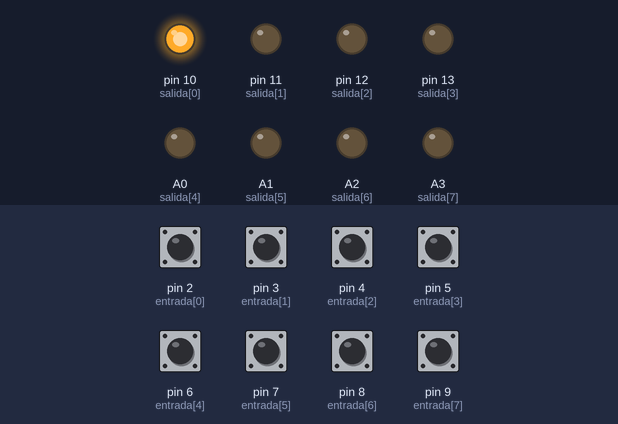
Simulated run of this sketch. Board: Arduino Uno, built with avr-gcc and run on an emulated ATmega328P. Parts: output pins drawn as LEDs (lit = HIGH). The test bench sets the inputs (shaded band); at power-on: pin 2 (entrada[0]), pin 3 (entrada[1]), pin 4 (entrada[2]), pin 5 (entrada[3]), pin 6 (entrada[4]), pin 7 (entrada[5]), pin 8 (entrada[6]), pin 9 (entrada[7]) HIGH. What the sketch prints to the serial monitor is not drawn.

Above: at 0.1 s.
At 4.1 s:
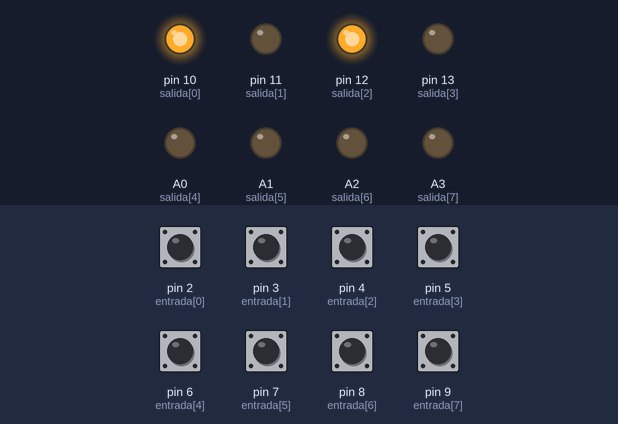
At 9.1 s:
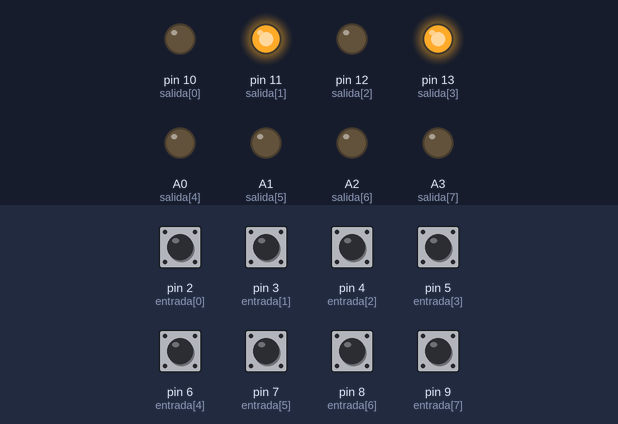
At 19.1 s:
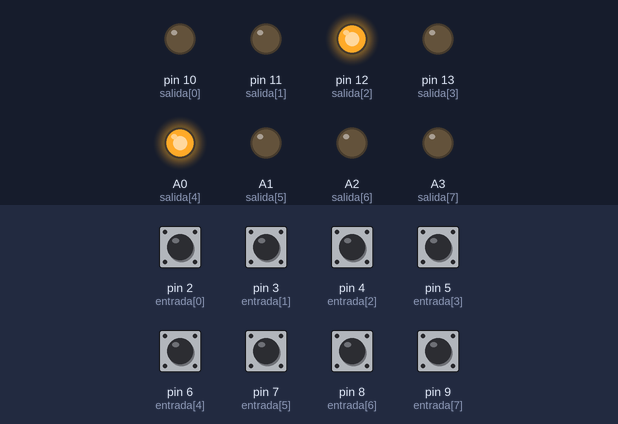
At 28.1 s:
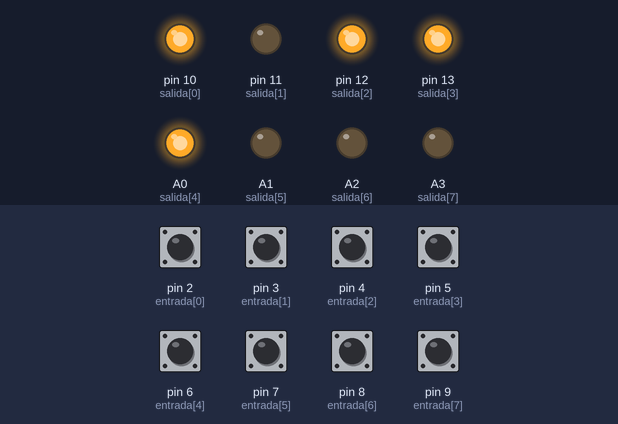
At 38.1 s:
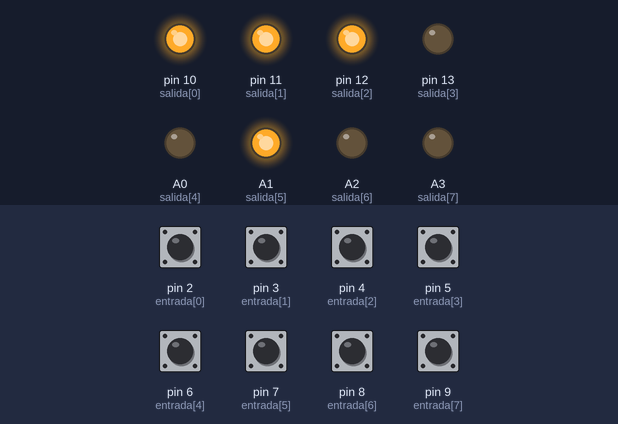
Timing chart, 0 to 40.0 s (numbered marks = the images above):
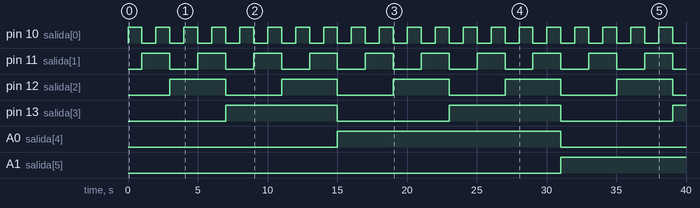

The sketch:

practica0.ino
```cpp
/***********
* Redes y Comunicaciones Especificas
* Practica 0
*   1- Cargar en una variable tipo byte, el valor capturado por las entradas digitales 0 al 7,
*      siendo el puerto de entrada digital 0 el menos significativo y el puerto de entrada 7 el más significativo.
*   2- Pausar entre una carga y otra de la variable tipo byte q se captura.
* Realizado por Jaime Lorenzo Sanchez
********************************************************/

// Pin de entrada -> Leemos la informacion
int entrada[8] = {2,3,4,5,6,7,8,9};
// Pin de salida -> Sacamos la informacion
int salida[8] = {10,11,12,13,A0,A1,A2,A3};
byte valores;
byte contador = 0;

void setup() {
  // Inicializamos el terminal
  Serial.begin(9600);
  // Necesario para el uso de Serial
  while(!Serial){; }
  // Inicializamos los pin de entrada y salida
  for(int i=0; i < 8; i++){
    pinMode(entrada[i], INPUT_PULLUP);
    pinMode(salida[i],OUTPUT);
  }
}

void loop () {
  // Aumentamos el contador
  contador++;
  // Escribimos el valor del contador en los pin de salida
  for(int i=0; i<8; i++){
    digitalWrite(salida[i], bitRead(contador,i));
  }
  // Escribimos los valores de entrada en la variable de entrada
  for(int i=0; i<8; i++){
    bitWrite(valores,i,digitalRead(entrada[i]));
  }
  // Imprimimos los valores por terminal
  for(int i=0; i < 8; i++){
    Serial.println(bitRead(valores, 7-i), BIN);
  }
  Serial.println("#############################");
// Realizamos una espera de 1 segundo
delay(1000);
}
```

Measured:
- by itself, pin 10 (salida[0]): alternates HIGH for 1.0 s and LOW for 1.0 s
- by itself, pin 11 (salida[1]): alternates HIGH for 2.0 s and LOW for 2.0 s
- by itself, pin 12 (salida[2]): alternates HIGH for 4.0 s and LOW for 4.0 s
- by itself, pin 13 (salida[3]): alternates HIGH for 8.0 s and LOW for 8.0 s
- by itself, A0 (salida[4]): LOW → HIGH at 15.0 s, → LOW 16.0 s later
- by itself, A1 (salida[5]): LOW → HIGH at 31.0 s
